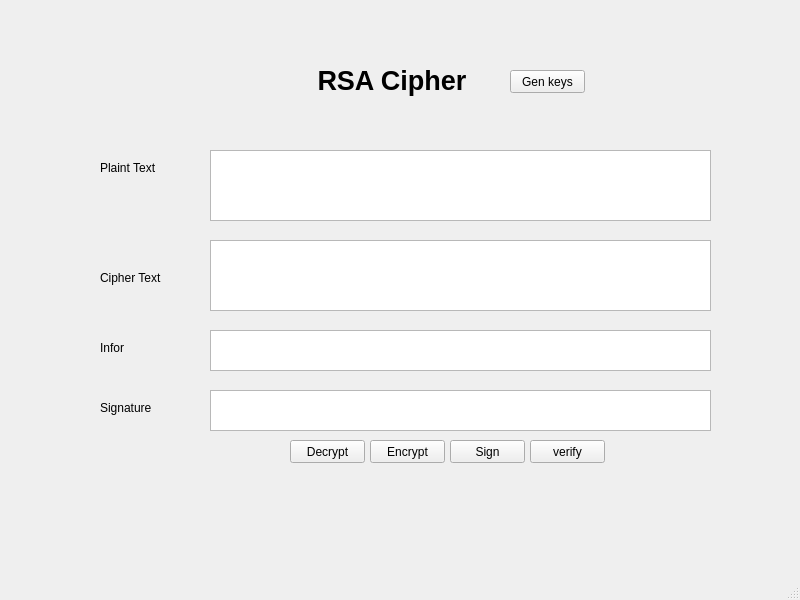
<?xml version="1.0" encoding="UTF-8"?>
<ui version="4.0">
 <class>MainWindow</class>
 <widget class="QMainWindow" name="MainWindow">
  <property name="geometry">
   <rect>
    <x>0</x>
    <y>0</y>
    <width>800</width>
    <height>600</height>
   </rect>
  </property>
  <property name="windowTitle">
   <string>MainWindow</string>
  </property>
  <widget class="QWidget" name="centralwidget">
   <widget class="QLabel" name="label_4">
    <property name="geometry">
     <rect>
      <x>100</x>
      <y>270</y>
      <width>61</width>
      <height>16</height>
     </rect>
    </property>
    <property name="text">
     <string>Cipher Text</string>
    </property>
   </widget>
   <widget class="QPushButton" name="btn_decrypt">
    <property name="geometry">
     <rect>
      <x>290</x>
      <y>440</y>
      <width>75</width>
      <height>23</height>
     </rect>
    </property>
    <property name="text">
     <string>Decrypt</string>
    </property>
   </widget>
   <widget class="QLabel" name="label">
    <property name="geometry">
     <rect>
      <x>310</x>
      <y>50</y>
      <width>261</width>
      <height>61</height>
     </rect>
    </property>
    <property name="font">
     <font>
      <pointsize>20</pointsize>
      <weight>75</weight>
      <bold>true</bold>
     </font>
    </property>
    <property name="layoutDirection">
     <enum>Qt::RightToLeft</enum>
    </property>
    <property name="text">
     <string> RSA Cipher</string>
    </property>
    <property name="textFormat">
     <enum>Qt::PlainText</enum>
    </property>
   </widget>
   <widget class="QPushButton" name="btn_gen_keys">
    <property name="geometry">
     <rect>
      <x>510</x>
      <y>70</y>
      <width>75</width>
      <height>23</height>
     </rect>
    </property>
    <property name="text">
     <string>Gen keys</string>
    </property>
   </widget>
   <widget class="QLabel" name="label_2">
    <property name="geometry">
     <rect>
      <x>100</x>
      <y>160</y>
      <width>81</width>
      <height>16</height>
     </rect>
    </property>
    <property name="text">
     <string>Plaint Text</string>
    </property>
   </widget>
   <widget class="QTextEdit" name="txt_plain_text">
    <property name="geometry">
     <rect>
      <x>210</x>
      <y>150</y>
      <width>501</width>
      <height>71</height>
     </rect>
    </property>
   </widget>
   <widget class="QTextEdit" name="txt_cipher_text">
    <property name="geometry">
     <rect>
      <x>210</x>
      <y>240</y>
      <width>501</width>
      <height>71</height>
     </rect>
    </property>
   </widget>
   <widget class="QLabel" name="label_5">
    <property name="geometry">
     <rect>
      <x>100</x>
      <y>340</y>
      <width>61</width>
      <height>16</height>
     </rect>
    </property>
    <property name="text">
     <string>Infor</string>
    </property>
   </widget>
   <widget class="QTextEdit" name="txt_info">
    <property name="geometry">
     <rect>
      <x>210</x>
      <y>330</y>
      <width>501</width>
      <height>41</height>
     </rect>
    </property>
   </widget>
   <widget class="QLabel" name="label_6">
    <property name="geometry">
     <rect>
      <x>100</x>
      <y>400</y>
      <width>61</width>
      <height>16</height>
     </rect>
    </property>
    <property name="text">
     <string>Signature</string>
    </property>
   </widget>
   <widget class="QTextEdit" name="txt_sign">
    <property name="geometry">
     <rect>
      <x>210</x>
      <y>390</y>
      <width>501</width>
      <height>41</height>
     </rect>
    </property>
   </widget>
   <widget class="QPushButton" name="btn_encrypt">
    <property name="geometry">
     <rect>
      <x>370</x>
      <y>440</y>
      <width>75</width>
      <height>23</height>
     </rect>
    </property>
    <property name="text">
     <string>Encrypt</string>
    </property>
   </widget>
   <widget class="QPushButton" name="btn_sign">
    <property name="geometry">
     <rect>
      <x>450</x>
      <y>440</y>
      <width>75</width>
      <height>23</height>
     </rect>
    </property>
    <property name="text">
     <string>Sign</string>
    </property>
   </widget>
   <widget class="QPushButton" name="btn_verify">
    <property name="geometry">
     <rect>
      <x>530</x>
      <y>440</y>
      <width>75</width>
      <height>23</height>
     </rect>
    </property>
    <property name="text">
     <string>verify</string>
    </property>
   </widget>
  </widget>
  <widget class="QMenuBar" name="menubar">
   <property name="geometry">
    <rect>
     <x>0</x>
     <y>0</y>
     <width>800</width>
     <height>21</height>
    </rect>
   </property>
  </widget>
  <widget class="QStatusBar" name="statusbar"/>
 </widget>
 <resources/>
 <connections/>
</ui>
